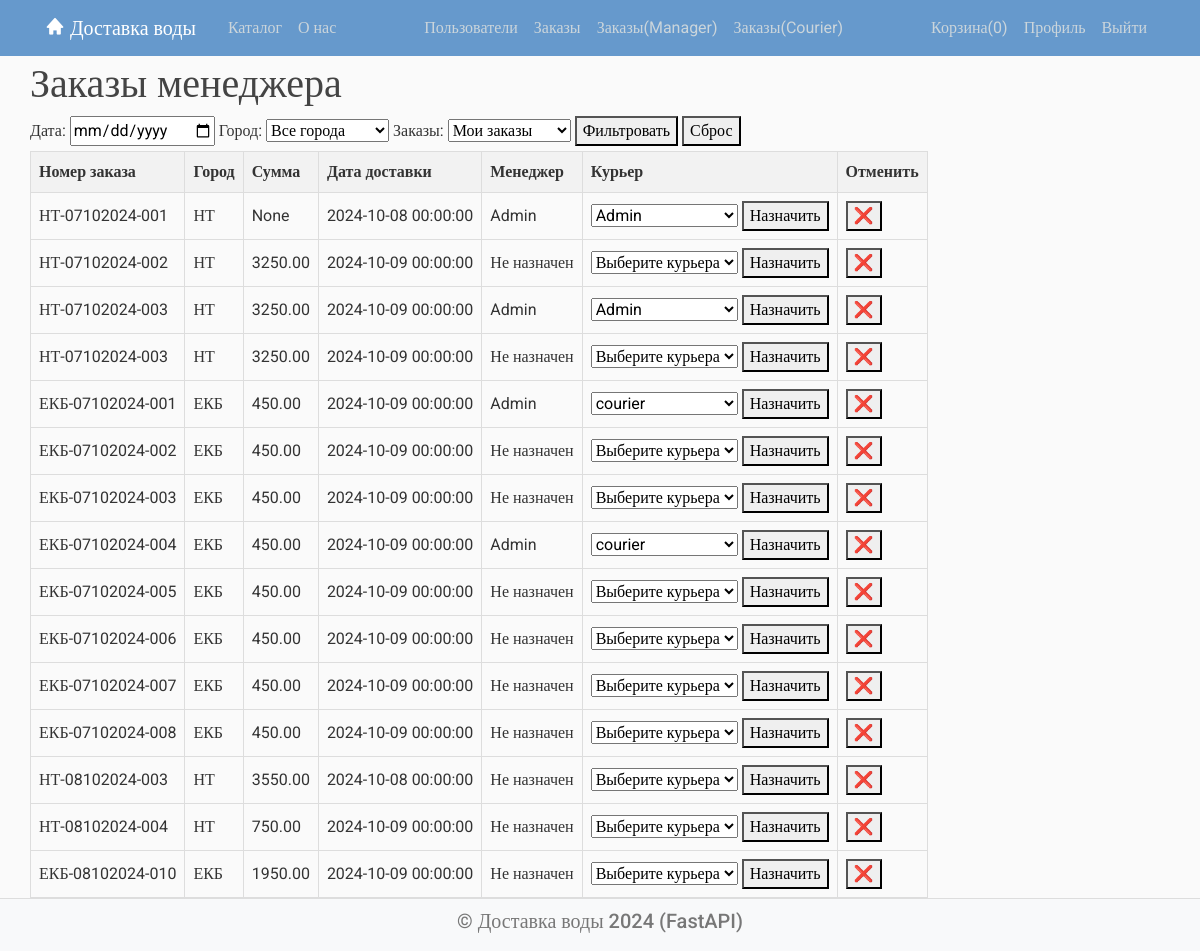
The app's page /order/manager (signed in) with its own data.
### models/order.py (models this page shows, shortened)
class Order(Base):
    __tablename__ = "orders"
    id = Column(Integer, primary_key=True, index=True)
    number = Column(String)
    customer_name = Column(String)
    customer_email = Column(String)
    customer_phone = Column(String)
    address = Column(String)
    delivery_date = Column(DateTime)
    items = Column(String)
    total_price = Column(DECIMAL(10, 2), default=0.00)
    created_at = Column(DateTime, default=datetime.now())
    is_new = Column(Boolean, default=True)
    is_confirmed = Column(Boolean, default=False)
    confirmed_at = Column(DateTime, default=None)
    is_delivered = Column(Boolean, default=False)
    is_delivered_time = Column(DateTime, default=None)
    is_canceled = Column(Boolean, default=False)
    city_id = Column(Integer, ForeignKey('cities.id'), nullable=False)
    city = relationship('City', back_populates='orders')
    user_id = Column(Integer, ForeignKey('users.id'), nullable=False, index=True)
    user = relationship('User', foreign_keys=[user_id], back_populates='orders')
    manager_id = Column(Integer, ForeignKey('users.id'), nullable=True)
    courier_id = Column(Integer, ForeignKey('users.id'), nullable=True)
    manager = relationship('User', foreign_keys=[manager_id], back_populates='managed_orders')
    courier = relationship('User', foreign_keys=[courier_id], back_populates='courier_orders')

### models/sprav.py (models this page shows)
class City(Base):
    __tablename__ = "cities"
    id = Column(Integer, primary_key=True, index=True)
    name = Column(String, index=True)
    abbreviation = Column(String, index=True)
    orders = relationship('Order', back_populates='city')
    profiles = relationship('Profile', back_populates='city')

### models/user.py (models this page shows, shortened)
class User(Base):
    __tablename__ = 'users'
    id = Column(Integer, primary_key=True, index=True)
    username = Column(String, nullable=False)
    email = Column(String, unique=True, index=True, nullable=False)
    password = Column(String, nullable=False)  # пароль
    is_active = Column(Boolean, default=True)
    is_admin = Column(Boolean, default=False)
    profile = relationship('Profile', foreign_keys=[Profile.user_id], back_populates='user', uselist=False)  # профиль
    orders = relationship('Order', foreign_keys=[Order.user_id], back_populates='user')
    managed_orders = relationship('Order', foreign_keys=[Order.manager_id], back_populates='manager')
    courier_orders = relationship('Order', foreign_keys=[Order.courier_id], back_populates='courier')

### routers/order.py (the view)
@router.get("/manager")
async def manager_orders(request: Request, db: Session = Depends(get_db)):
    user = get_current_user(request, db)
    if not user.profile.is_manager and not user.is_admin:
        raise HTTPException(status_code=403, detail="You are not a manager")
    orders = db.scalars(select(Order).where(Order.user_id == user.id))
    cities = get_cities(db)
    couriers = db.scalars(select(User).join(User.profile).where(Profile.is_courier)).all()
    context = {
        'title': 'Заказы',
        'orders': orders,
        'cities': cities,
        'couriers': couriers,
        'cart_items_count': request.session.get("cart_items_count", 0),
        'user': user
    }
    return templates.TemplateResponse(request, "/order/orders_manager.html", context)

### templates/order/orders_manager.html (shortened to what this page needs)
{% extends "main.html" %}
{% block content %}
<div class="container">
    <h1>Заказы менеджера</h1>
    <form method="GET" class="filter-form" style="display: inline;">
        <label for="date">Дата:</label>
        <input type="date" name="date" value="{{ date_filter }}" />
        <label for="city">Город:</label>
        <select name="city">
            <option value="all" {% if city_filter == "all" %}selected{% endif %}>Все города</option>
        </select>
        <label for="manager">Заказы:</label>
        <select name="manager">
            <option value="my_orders" {% if manager_filter == 'my_orders' %}selected{% endif %}>Мои заказы</option>
        </select>
        <button type="submit">Фильтровать</button>
        <button type="submit" name="reset" value="true">Сброс</button>
    </form>
    <table>
        <thead>
        <tr>
            <th>Номер заказа</th>
            <th>Город</th>
            <th>Сумма</th>
            <th>Дата доставки</th>
            <th>Менеджер</th>
            <th>Курьер</th>
            <th>Отменить</th>
        </tr>
        </thead>
        <tbody>
        {% for order in orders %}
        <tr>
            <td class="{% if order.is_canceled %}canceled{% endif %}">{{ order.number }}</td>
            <td>{{ order.city.abbreviation}}</td>
            <td>{{ order.total_price }}</td>
            <td>{{ order.delivery_date }}</td>
            <td>{{ order.manager.username if order.manager else "Не назначен" }}</td>
            <td>
                <form method="POST" action="/order/assign_courier/{{ order.id }}">
                    <select name="courier_id">
                        <option value="">Выберите курьера</option>
                        {% for courier in couriers %}
                        <option value="{{ courier.id }}" {% if order.courier == courier %}selected{% endif %}>{{ courier.username }}
                        </option>
                        {% endfor %}
                    </select>
                    <button type="submit">Назначить</button>
                </form>
            </td>
            <td>
                <form method="POST" action="/order/cancel/{{ order.id }}">
                    {% if not order.is_canceled %}
                        <button type="submit">❌</button>
                    {% endif %}
                </form>
            </td>
        </tr>
        {% endfor %}
        </tbody>
    </table>
</div>
{% endblock %}

### static/styles.css (style rules this page uses)
body { margin:0; padding:0; background: #fafafa; color: #333333; margin-top: 5rem; font-family:Roboto; }
h1, h2, h3, h4, h5, h6 { color: #444444; }

### templates/main.html (style rules this page uses)
body { display: flex; flex-direction: column; min-height: 100vh; margin: 0; }

### templates/order/orders_manager.html (style rules this page uses)
table { width: 100%; border-collapse: collapse; }
th, td { border: 1px solid #ddd; padding: 8px; text-align: left; white-space: nowrap; }
th { background-color: #f2f2f2; }
th:nth-child(1), td:nth-child(1) { width: auto; min-width: 20px; }
th:nth-child(2), td:nth-child(2) { width: 100px; }

### records on screen
Order: number "НТ-07102024-001", city.abbreviation "НТ", total_price "None", delivery_date "2024-10-08 00:00:00", manager "Admin"
Order: number "НТ-07102024-002", city.abbreviation "НТ", total_price "3250.00", delivery_date "2024-10-09 00:00:00", manager "Не назначен"
Order: number "НТ-07102024-003", city.abbreviation "НТ", total_price "3250.00", delivery_date "2024-10-09 00:00:00", manager "Admin"
Order: number "НТ-07102024-003", city.abbreviation "НТ", total_price "3250.00", delivery_date "2024-10-09 00:00:00", manager "Не назначен"
Order: number "ЕКБ-07102024-001", city.abbreviation "ЕКБ", total_price "450.00", delivery_date "2024-10-09 00:00:00", manager "Admin"
Order: number "ЕКБ-07102024-002", city.abbreviation "ЕКБ", total_price "450.00", delivery_date "2024-10-09 00:00:00", manager "Не назначен"
Order: number "ЕКБ-07102024-003", city.abbreviation "ЕКБ", total_price "450.00", delivery_date "2024-10-09 00:00:00", manager "Не назначен"
Order: number "ЕКБ-07102024-004", city.abbreviation "ЕКБ", total_price "450.00", delivery_date "2024-10-09 00:00:00", manager "Admin"
Order: number "ЕКБ-07102024-005", city.abbreviation "ЕКБ", total_price "450.00", delivery_date "2024-10-09 00:00:00", manager "Не назначен"
Order: number "ЕКБ-07102024-006", city.abbreviation "ЕКБ", total_price "450.00", delivery_date "2024-10-09 00:00:00", manager "Не назначен"
Order: number "ЕКБ-07102024-007", city.abbreviation "ЕКБ", total_price "450.00", delivery_date "2024-10-09 00:00:00", manager "Не назначен"
Order: number "ЕКБ-07102024-008", city.abbreviation "ЕКБ", total_price "450.00", delivery_date "2024-10-09 00:00:00", manager "Не назначен"
Order: number "НТ-08102024-003", city.abbreviation "НТ", total_price "3550.00", delivery_date "2024-10-08 00:00:00", manager "Не назначен"
Order: number "НТ-08102024-004", city.abbreviation "НТ", total_price "750.00", delivery_date "2024-10-09 00:00:00", manager "Не назначен"
Order: number "ЕКБ-08102024-010", city.abbreviation "ЕКБ", total_price "1950.00", delivery_date "2024-10-09 00:00:00", manager "Не назначен"

### other values on screen
{{ cart_items_count }} "0"
form field courier_id "Admin"
form field courier_id "courier"
